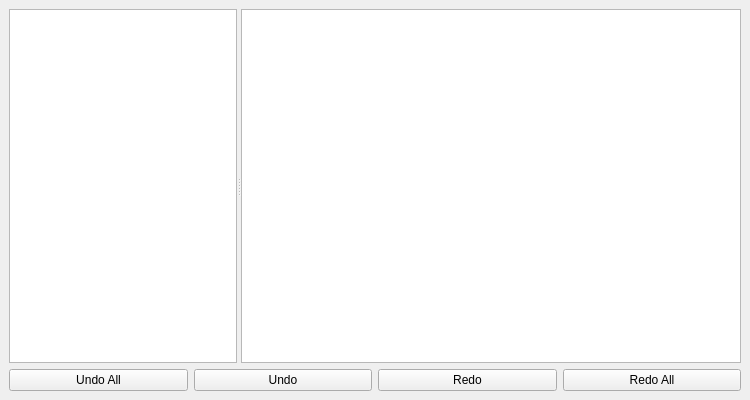
<?xml version="1.0" encoding="UTF-8"?>
<ui version="4.0">
 <class>HistoryWindow</class>
 <widget class="QDockWidget" name="HistoryWindow">
  <property name="geometry">
   <rect>
    <x>0</x>
    <y>0</y>
    <width>750</width>
    <height>400</height>
   </rect>
  </property>
  <property name="minimumSize">
   <size>
    <width>555</width>
    <height>400</height>
   </size>
  </property>
  <property name="windowTitle">
   <string>History</string>
  </property>
  <widget class="QWidget" name="dockWidgetContents">
   <property name="minimumSize">
    <size>
     <width>0</width>
     <height>0</height>
    </size>
   </property>
   <layout class="QVBoxLayout" name="verticalLayout">
    <item>
     <widget class="QSplitter" name="splitter">
      <property name="sizePolicy">
       <sizepolicy hsizetype="Expanding" vsizetype="Expanding">
        <horstretch>0</horstretch>
        <verstretch>0</verstretch>
       </sizepolicy>
      </property>
      <property name="minimumSize">
       <size>
        <width>531</width>
        <height>300</height>
       </size>
      </property>
      <property name="orientation">
       <enum>Qt::Horizontal</enum>
      </property>
      <widget class="QListWidget" name="historyListWidget_">
       <property name="minimumSize">
        <size>
         <width>200</width>
         <height>0</height>
        </size>
       </property>
       <property name="toolTip">
        <string>List of historical actions</string>
       </property>
      </widget>
      <widget class="QTextEdit" name="networkXMLTextEdit_">
       <property name="minimumSize">
        <size>
         <width>500</width>
         <height>0</height>
        </size>
       </property>
       <property name="toolTip">
        <string>Network XML as of this change</string>
       </property>
       <property name="readOnly">
        <bool>true</bool>
       </property>
      </widget>
     </widget>
    </item>
    <item>
     <layout class="QHBoxLayout" name="horizontalLayout">
      <item>
       <widget class="QPushButton" name="undoAllButton_">
        <property name="enabled">
         <bool>true</bool>
        </property>
        <property name="text">
         <string>Undo All</string>
        </property>
       </widget>
      </item>
      <item>
       <widget class="QPushButton" name="undoButton_">
        <property name="enabled">
         <bool>true</bool>
        </property>
        <property name="text">
         <string>Undo</string>
        </property>
       </widget>
      </item>
      <item>
       <widget class="QPushButton" name="redoButton_">
        <property name="enabled">
         <bool>true</bool>
        </property>
        <property name="text">
         <string>Redo</string>
        </property>
       </widget>
      </item>
      <item>
       <widget class="QPushButton" name="redoAllButton_">
        <property name="enabled">
         <bool>true</bool>
        </property>
        <property name="text">
         <string>Redo All</string>
        </property>
       </widget>
      </item>
     </layout>
    </item>
   </layout>
  </widget>
 </widget>
 <resources/>
 <connections/>
</ui>
